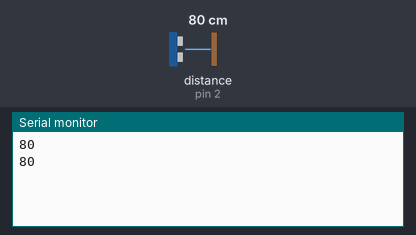
This sketch was run on a simulated Arduino Uno, built with avr-gcc and run on an emulated ATmega328P. On the bench: the last lines printed to the serial monitor. Wiring (inferred from the names in the program): ultrasonic range finder: trigger pin 4; echo pin 2. Inputs (shaded band) come from the test bench; at power-on: distance to the obstacle (sensor on pin 2) 80 cm. The echo pulse lasts 58.3 µs per cm.

Above: at 1.8 s.
1.9 s: distance to the obstacle (sensor on pin 2) set to 2 cm
At 2.8 s:
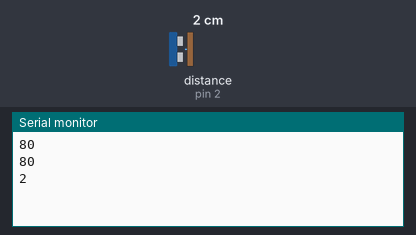
3.4 s: distance to the obstacle (sensor on pin 2) set to 4 cm
At 4.8 s:
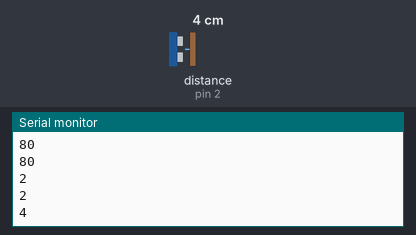
Timing chart, 0 to 6.4 s (numbered marks = the images above; inputs shaded):
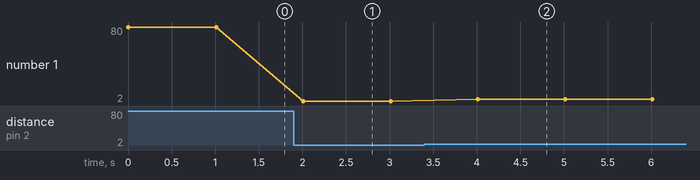

The sketch:

ultrasonic_wo_arduino.ino
```cpp
int trig = 4;
int echo = 2;

void setup() {
  pinMode(trig,OUTPUT);
  pinMode(echo,INPUT);
  Serial.begin(9600);
}

int long pulseRead(int pin, boolean value) {
  while(digitalRead(echo) == LOW);
  int long t1 = micros();
  while(digitalRead(pin) == value);
  int long t2 = micros();
  return t2-t1;
}

void loop() {
  digitalWrite(trig,LOW);
  delayMicroseconds(5);
  digitalWrite(trig,HIGH);
  delayMicroseconds(10);
  digitalWrite(trig, LOW);

  int long duration;
  duration = pulseRead(echo,HIGH);

  int long distance;
  distance = (duration/58); //cm
  Serial.print(distance);
  Serial.print("\n");
  delay(1000);

}
```

Measured:
- after the input at 1.9 s, the serial monitor: prints a new line after 0.11 s (image 1)
- after the input at 3.4 s, the serial monitor: prints a new line after 0.61 s (image 2)
- plotted number 1: 80 → 2 after the input at 1.9 s, 2 → 4 after the input at 3.4 s
